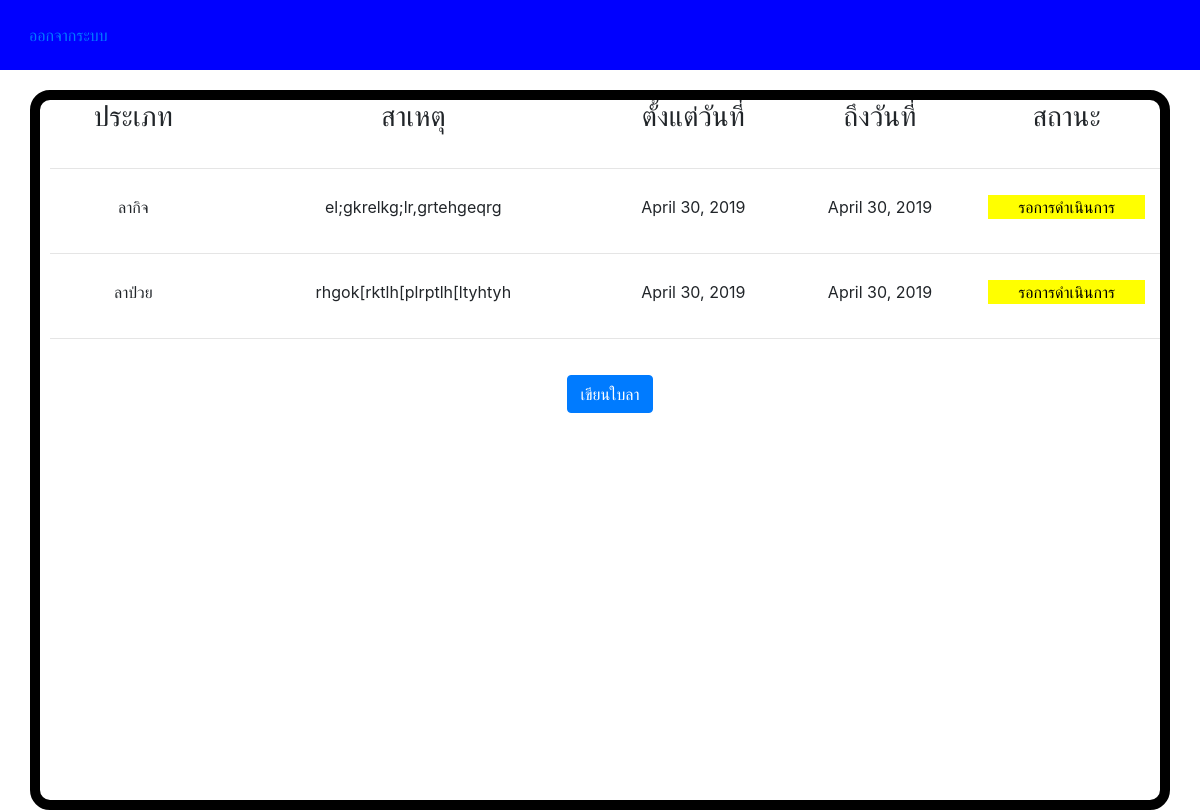
Screenshot of /polls/main/ (signed in) with the database file from the repository.
### polls/models.py (models this page shows)
class Transaction(models.Model):
    id = models.AutoField(primary_key=True)
    create_by = models.ForeignKey('auth.User', on_delete=models.CASCADE)
    reason = models.TextField(max_length=2000)
    case1 = 'ลากิจ'
    case2 = 'ลาป่วย'
    Type = (
            (case1,'ลากิจ'),
            (case2, "ลาป่วย"))
    type = models.CharField(max_length=10, choices=Type,default=case1)
    start_date = models.DateField(default=date.today)
    end_date = models.DateField(default=date.today)
    approve = 'อนุมัติ'
    pending = 'รอการดำเนินการ'
    reject = 'ไม่อนุมัติ'
    Approve_status = (
        (approve,"อนุมัติ"),
        (pending, 'รอการดำเนินการ'),
        (reject,'ไม่อนุมัติ'))
    approve_status = models.CharField(max_length=10, choices=Approve_status,default=pending)

### polls/views.py (the view)
# urls.py: path('main/', views.MainPage, name='main'),
@login_required
def MainPage(request):
    user = request.user
    transaction = Transaction.objects.filter(create_by=user)
    context = {
        'transcation': transaction
    }
    return render(request, 'main.html', context=context)

### polls/templates/main.html (shortened to what this page needs)
<!DOCTYPE html>
<html lang="en">
<head>
    <link rel="stylesheet" href="https://stackpath.bootstrapcdn.com/bootstrap/4.3.1/css/bootstrap.min.css"
>
</head>
<body>
<nav class="navbar navbar-light bg-light" style="background-color: blue !important;">
    <a href="{% url 'logout' %}" style="right: 0" class="navbar-text"><button type="button" class="btn btn-link">ออกจากระบบ</button></a>
</nav>
<div class="container"
     style="margin-top: 20px;height: 90vh;overflow-y: scroll;text-align: center;width: 100%;border: 10px solid black;border-radius: 20px">
    <div class="row">
        <div class="col-sm-2">
            <h3>ประเภท</h3>
        </div>
        <div class="col-sm-4">
            <h3>สาเหตุ</h3>
        </div>
        <div class="col-sm-2">
            <h3>ตั้งแต่วันที่</h3>
        </div>
        <div class="col-sm-2">
            <h3>ถึงวันที่</h3>
        </div>
        <div class="col-sm-2">
            <h3>สถานะ</h3>
        </div>
        <div class="col-sm-12" style="text-align: center;padding: 0">
            <hr>
        </div>
        {% for i in transcation %}
            <div class="col-sm-2">
                <label>{{ i.type }}</label>
            </div>
            <div class="col-sm-4">
                <label>{{ i.reason }}</label>
            </div>
            <div class="col-sm-2">
                <label>{{ i.start_date }}</label>
            </div>
            <div class="col-sm-2">
                <label>{{ i.end_date }}</label>
            </div>
            <div class="col-sm-2">
                {% if i.approve_status == 'รอการดำเนินการ' %}
                    <div style="background-color: yellow;color: black">{{ i.approve_status }}</div>
                {% endif %}
            </div>
            <div class="col-sm-12" style="text-align: center;padding: 0">
                <hr>
            </div>
        {% endfor %}
        <div class="col-sm-12" style="text-align: center;padding: 0">
            <a href="{% url 'form' %}" style="text-decoration: none">
                <button type="button" class="btn btn-primary">เขียนใบลา</button>
            </a>
        </div>
    </div>
</div>
</body>
</html>

### polls/templates/main.html (style rules this page uses)
.col-sm-12 { margin: 10px; }

### rows the page displays
Transaction: type "ลากิจ", reason "el;gkrelkg;lr,grtehgeqrg", start_date "April 30, 2019", end_date "April 30, 2019", approve_status "รอการดำเนินการ"
Transaction: type "ลาป่วย", reason "rhgok[rktlh[plrptlh[ltyhtyh", start_date "April 30, 2019", end_date "April 30, 2019", approve_status "รอการดำเนินการ"
